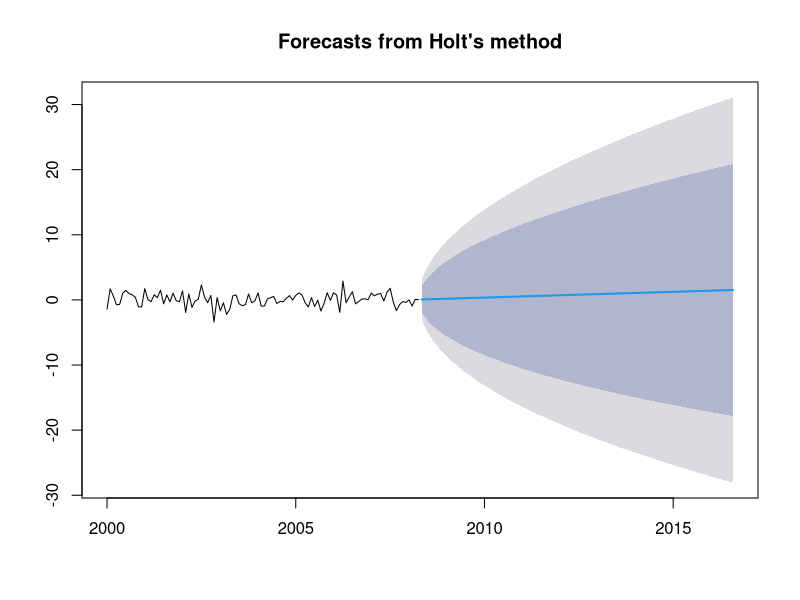

R code for this plot:
# Install and load the forecast package
install.packages("forecast")
library(forecast)

# Create a sample time series data
google_data <- ts(rnorm(100), start = c(2000, 1), frequency = 12)

# Apply the holt function with specified alpha and beta, and forecast 100 steps
holt_model <- holt(google_data, alpha = 0.9967, beta = 0.0001, h = 100)

# Plot the forecast
plot(holt_model)